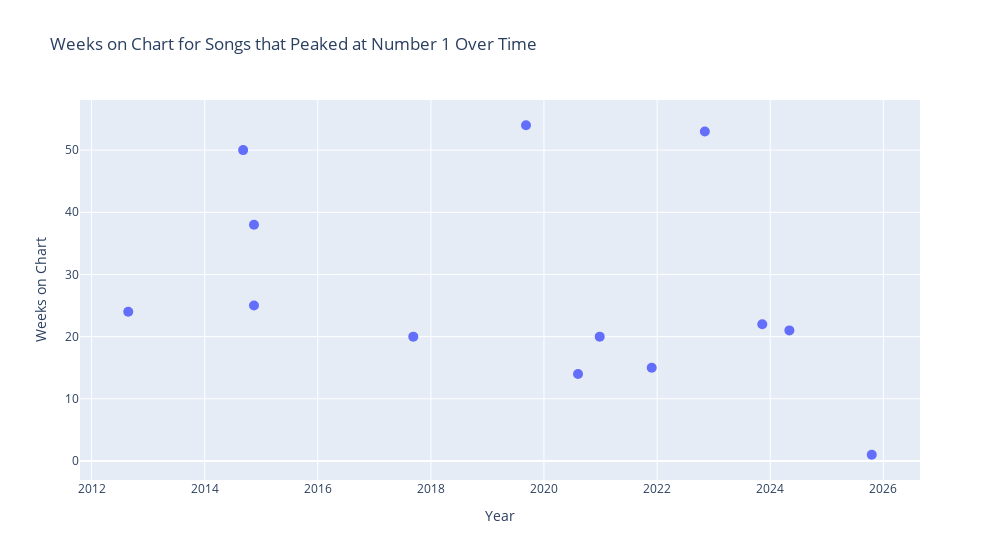

Notebook code for this chart:
### Markdown cell above
### Weeks on Chart for Songs that Peaked at Number 1 Over Time

### Code cell
fig = px.scatter(df[df['Peak Position'] == 1],
                 x='Debut Date',
                 y='Weeks on Chart',
                 hover_data='Song',
                 title="Weeks on Chart for Songs that Peaked at Number 1 Over Time")
fig.update_layout(xaxis_title="Year",
                 yaxis_title="Weeks on Chart",
                 width=1000)
fig.update_traces(marker=dict(size=10))
fig.show()

### Figure 1 — Plotly figure (JSON) as saved in the notebook; plotly's stock layout.template omitted (floating-point values rounded to 4 significant figures)
{"data": [{"customdata": [["Anti-Hero"], ["Blank Space"], ["Cruel Summer"], ["Shake It Off"], ["Look What You Made Me Do"], ["We Are Never Ever Getting Back Together"], ["Fortnight"], ["The Fate Of Ophelia"], ["Is It Over Now? (Taylor's Version) [From The Vault]"], ["All Too Well (Taylor's Version)"], ["Willow"], ["Cardigan"], ["Bad Blood"]], "hovertemplate": "Debut Date=%{x}<br>Weeks on Chart=%{y}<br>Song=%{customdata[0]}<extra></extra>", "legendgroup": "", "marker": {"color": "#636efa", "size": 10, "symbol": "circle"}, "mode": "markers", "name": "", "orientation": "v", "showlegend": false, "type": "scatter", "x": ["2022-11-05T00:00:00.000000000", "2014-11-15T00:00:00.000000000", "2019-09-07T00:00:00.000000000", "2014-09-06T00:00:00.000000000", "2017-09-09T00:00:00.000000000", "2012-08-25T00:00:00.000000000", "2024-05-04T00:00:00.000000000", "2025-10-18T00:00:00.000000000", "2023-11-11T00:00:00.000000000", "2021-11-27T00:00:00.000000000", "2020-12-26T00:00:00.000000000", "2020-08-08T00:00:00.000000000", "2014-11-15T00:00:00.000000000"], "xaxis": "x", "y": [53, 38, 54, 50, 20, 24, 21, 1, 22, 15, 20, 14, 25], "yaxis": "y"}], "layout": {"legend": {"tracegroupgap": 0}, "title": {"text": "Weeks on Chart for Songs that Peaked at Number 1 Over Time"}, "width": 1000, "xaxis": {"anchor": "y", "domain": [0, 1], "title": {"text": "Year"}}, "yaxis": {"anchor": "x", "domain": [0, 1], "title": {"text": "Weeks on Chart"}}}}
